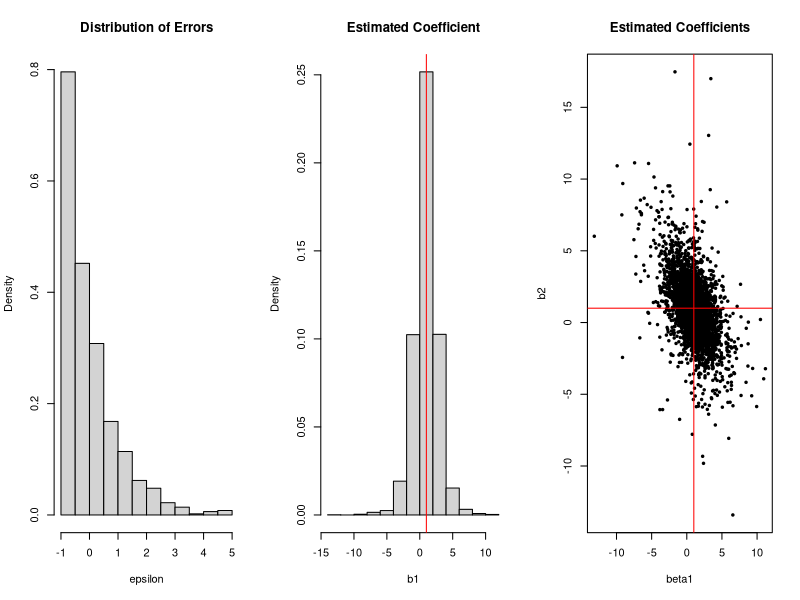
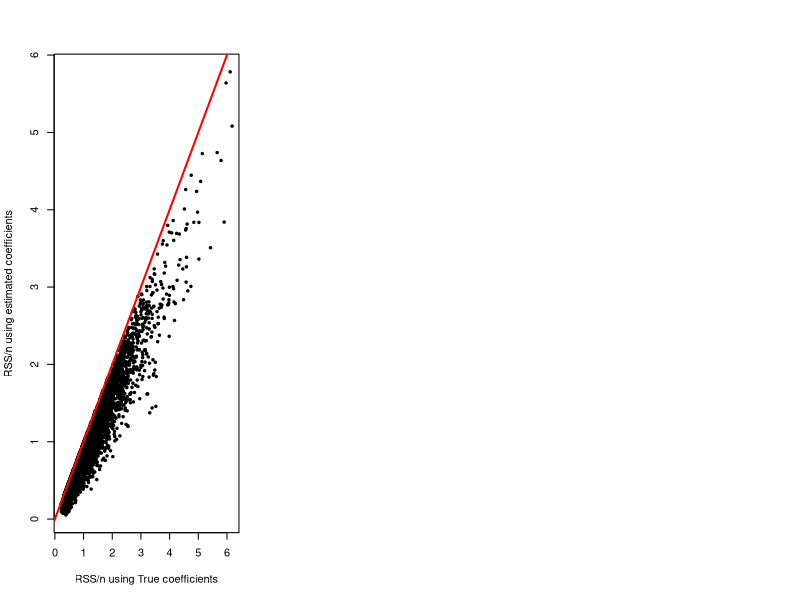
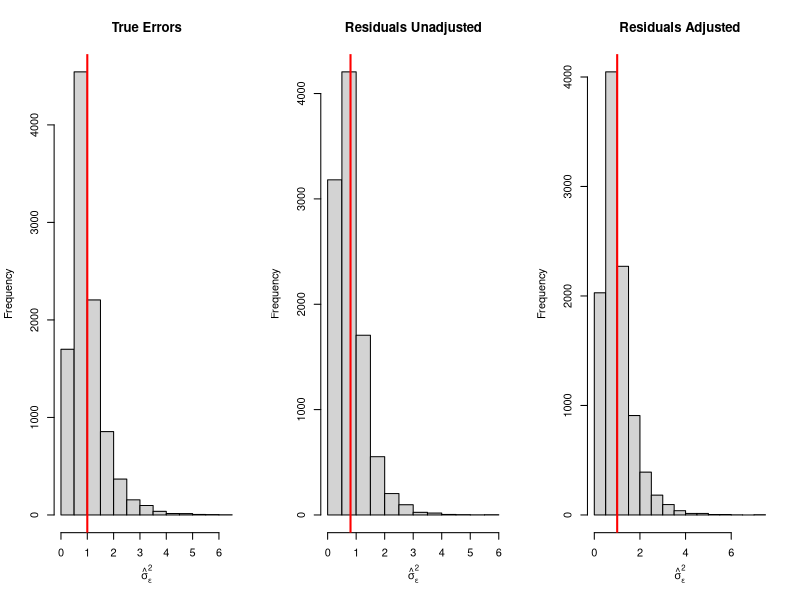
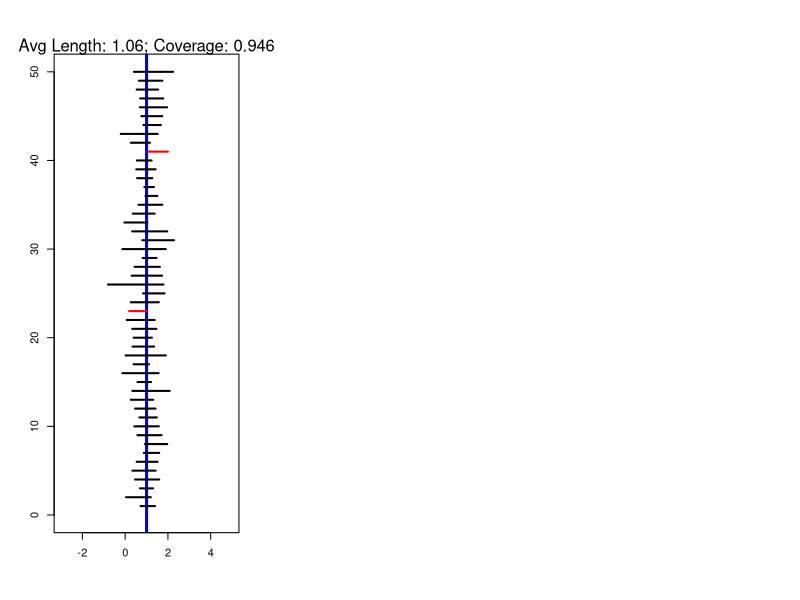
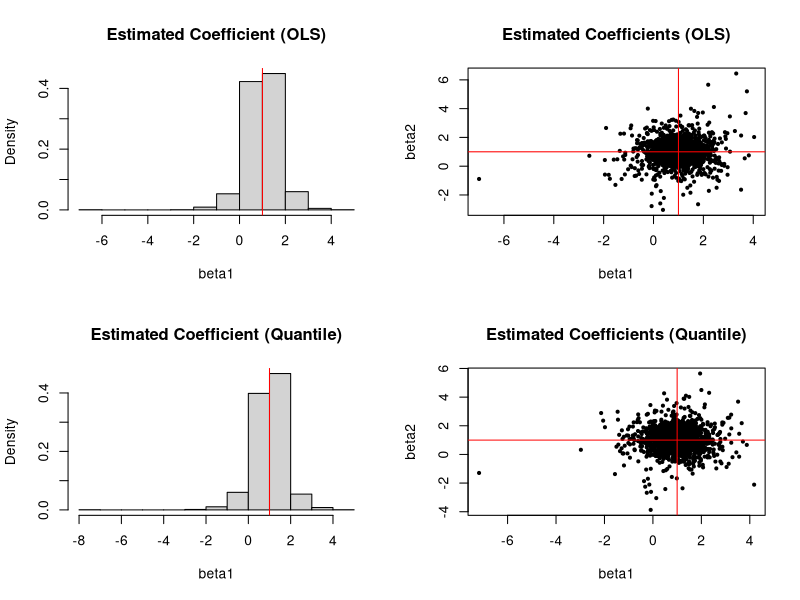

Source code (R) for these figures, in order:
## ---- chunk 1
knitr::opts_chunk$set(echo = TRUE)
## ---- chunk 2

prob.curry <- .427
prob.ionescu <- .377

## Number of games we will simulate
sim.size <- 1000
## number of free throws in each game
num.shots <- 10



winner <- rep("", sim.size)

for(i in 1:sim.size){

  # Number of succesful free throws for durant
  curry <- rbinom(n = 1, size = num.shots, prob = prob.curry)
# Number of succesful free throws for beal
  ionescu <- rbinom(n = 1, size = num.shots, prob = prob.ionescu)

if(curry > ionescu){
  winner[i] <- "curry"
  } else if (ionescu > curry){
    winner[i] <- "ionescu"
  } else{
    winner[i] <- "tie"
  }
}
table(winner) / sim.size



## ---- chunk 3
#### Change the code below ####

# number of observations in the sample
n <- 8
# number of covariates (must be less than n)
p <- 3
# standard deviation of the X values
x.sd <- 1
# covariance of the X values (choose a positive value less than x.sd)
rho <- .95

# distribution of the errors (choose either "normal" or "gamma" or "T")
# gamma distribution is skewed, T distribution has outliers 
errDist <- "gamma"

# Standard deviation of the epsilon terms
err.sd <- 1



#### Don't change the code below ####
# Number of times we will simulate a new data set
sim.size <- 5000
# True coefficients
beta <- rep(1, p)
rec <- matrix(0, sim.size, p)
# Covariance matrix of X
cov.mat <- matrix(rho, p,p); diag(cov.mat) <- x.sd^2

# Helper function to draw errors
drawErrors <- function(n, sd = 1, type = "normal"){
  if(type == "normal"){
    err <- rnorm(n)
  } else if (type == "gamma"){
    err <- rgamma(n, 1, 1) - 1
  } else if (type == "T"){
    err <- rt(n, df = 3)
  }
  return(err * sd)
}

for(i in 1:sim.size){
  X <- mvtnorm::rmvnorm(n, sigma = cov.mat)
  Y <- X %*% beta + drawErrors(n, sd = err.sd, type = errDist)

  mod1 <- lm(Y~X - 1)
  rec[i, ] <- mod1$coefficients
}

par(mfrow = c(1,3))
hist(drawErrors(1000, sd = err.sd, type = errDist), main = "Distribution of Errors", xlab = "epsilon", freq = F)
hist(rec[, 1], main = "Estimated Coefficient", xlab = "b1", freq = F)
abline( v = 1, col = "red")
if(p > 1){
  plot(rec[ ,1], rec[ ,2], xlab = "beta1", ylab = "b2", main = "Estimated Coefficients", pch = 19, cex = .5)  
  abline(v = 1, h = 1, col = "red")
}



## ---- chunk 4
#### Change the code below ####

# number of observations in the sample
n <- 20
# number of covariates (must be less than n)
p <- 3
# standard deviation of the X values
x.sd <- 1
# covariance of the X values (choose a positive value less than x.sd)
rho <- 0

# distribution of the errors (choose either "normal" or "gamma" or "T")
# gamma distribution is skewed, T distribution has outliers 
errDist <- "gamma"

# Standard deviation of the epsilon terms
err.sd <- 1



#### Don't change the code below ####
# Number of times we will simulate a new data set
sim.size <- 10000
# True coefficients
beta <- rep(1, p)
rec <- matrix(0, sim.size, 5)
# Covariance matrix of X
cov.mat <- matrix(rho, p,p); diag(cov.mat) <- x.sd^2

# Helper function to draw errors
drawErrors <- function(n, sd = 1, type = "normal"){
  if(type == "normal"){
    err <- rnorm(n)
  } else if (type == "gamma"){
    err <- rgamma(n, 1, 1) - 1
  } else if (type == "T"){
    err <- rt(n, df = 3)
  }
  return(err * sd)
}

for(i in 1:sim.size){
  X <- mvtnorm::rmvnorm(n, sigma = cov.mat)
  errs <- drawErrors(n, sd = err.sd, type = errDist)
  Y <- X %*% beta + errs

  mod1 <- lm(Y ~ X)
  # RSS(b) / n: we can calculate this using the true errors, which we know because
  # it's a simulation, but in practice we would need to know the true coefficients
  # to calculate the true errors
  true_errors <- sum(errs^2) / n
  
  # RSS(b hat) / n: we can calculate this using the residuals, but we don't 
  # adjust for the fact that we are using residuals and not the true errors
  resid_unadjust <- sum(mod1$res^2) / n
  
  # RSS(b hat) / (n-p): we can calculate this using the residuals, and now we
  # adjust for the fact that we are using residuals and not the true errors
  resid_adjust <- sum(mod1$res^2) / (n-p - 1)
  
  # record each of the estimators
  rec[i, ] <- c(true_errors,
                resid_unadjust,
                resid_adjust, mean(errs^2), mean(mod1$residuals^2))
}


## ---- chunk 5
plot(rec[,4], rec[,5], xlab = "RSS/n using True coefficients", ylab = "RSS/n using estimated coefficients", pch = 19, cex  = .5)
abline(a = 0, b = 1, lwd= 2, col = "Red")

## ---- chunk 6
par(mfrow = c(1,3))
# We're using some fancy code to label the axis
# We won't cover this because of time, but the following is a good tutorial
# if you are interested in learning more:
# https://www.dataanalytics.org.uk/axis-labels-in-r-plots-using-expression/

# Histogram of estimator using true errors
hist(rec[, 1], main = "True Errors", xlab = expression(hat(sigma)[epsilon]^2))
# draw a red vertical line at the mean
abline(v = mean(rec[, 1]), col = "red", lwd = 2)

# Histogram of estimator using residuals, but unadjusted
hist(rec[, 2], main = "Residuals Unadjusted", xlab = expression(hat(sigma)[epsilon]^2))
# draw a red vertical line at the mean
abline(v = mean(rec[, 2]), col = "red", lwd = 2)

# Histogram of estimator using residuals, but adjusted
hist(rec[, 3], main = "Residuals Adjusted", xlab = expression(hat(sigma)[epsilon]^2))
# draw a red vertical line at the mean
abline(v = mean(rec[, 3]), col = "red", lwd = 2)
## ---- chunk 7
# mean and variance of the estimator using the true errors
print("Using true coefficients")
mean(rec[, 1])
var(rec[, 1])

# mean and variance of the estimator using the residuals but not adjusting
print("Using estimated coefficients without adjusting")
mean(rec[, 2])
var(rec[, 2])

# mean and variance of the estimator using the residuals and adjusting
print("Using estimated coefficients with adjusting")
mean(rec[, 3])
var(rec[, 3])

## ---- chunk 8
# number of observations in the sample
n <- 20
# number of covariates (must be less than n)
p <- 5

# Draw p covariates which are all independent of each other
X <- mvtnorm::rmvnorm(n, sigma = diag(p))

# The true coefficients are 1
beta <- rep(1, p)
# draw Y with no Y intercept and Gaussian errors
Y <- X %*% beta + rnorm(n)

# fit the model
mod1 <- lm(Y~X1 + X2 + X3 + X4 + X5, data = data.frame(X))

# The confidence interval for each coefficient can be calculated using confint
confint(mod1, level = .95)

## ---- chunk 9
## The confidence interval for conditional mean
# covariate values at which to get confidence interval for conditional mean
newdf <- data.frame(X1 = 1, X2 = 5, X3 = .5, X4 = 2, X5 = .5)
predict(mod1, newdata = newdf, interval = "confidence")

## The prediction interval
# covariate values at which to get prediction interval
newdf <- data.frame(X1 = 1, X2 = 5, X3 = .5, X4 = 2, X5 = .5)
predict(mod1, newdata = newdf, interval = "prediction")


## ---- chunk 10
#### Change the code below ####

# number of observations in the sample
n <- 20
# number of covariates (must be less than n)
p <- 3
# standard deviation of the X values
x.sd <- 1
# covariance of the X values (choose a positive value less than x.sd)
rho <- .2

# distribution of the errors (choose either "normal" or "gamma" or "T")
# gamma distribution is skewed, T distribution has outliers 
errDist <- "gamma"

# Standard deviation of the epsilon terms
err.sd <- 1

# The target proportion of times that the confidence interval should contain the truth
ci_level <- .95


#### Don't change the code below ####
# Number of times we will simulate a new data set
sim.size <- 5000
# True coefficients
beta <- rep(1, p)
ci <- matrix(0, sim.size, 2)
# Covariance matrix of X
cov.mat <- matrix(rho, p,p); diag(cov.mat) <- x.sd^2

# Helper function to draw errors
drawErrors <- function(n, sd = 1, type = "normal"){
  if(type == "normal"){
    err <- rnorm(n)
  } else if (type == "gamma"){
    err <- rgamma(n, 1, 1) - 1
  } else if (type == "T"){
    err <- rt(n, df = 3)
  }
  return(err * sd)
}

for(i in 1:sim.size){
  X <- mvtnorm::rmvnorm(n, sigma = cov.mat)
  Y <- X %*% beta + drawErrors(n, sd = err.sd, type = errDist)

  mod1 <- lm(Y~X)
  
  ### use confint
  confidence_interval <- confint(mod1, level = ci_level)
  ci[i, ] <- confidence_interval[2, ]
}


avgLength <- mean(ci[,2] - ci[,1])
coverage <- mean(ci[,1] < 1 & ci[,2] > 1)
plot(-5, 5, xlim = c(-3, 5), ylim = c(0, 50), xlab = "", ylab = "")
abline(v = 1, col = "blue", lwd = 3)
# only plot 50 of the 5000 replications
for(i in 1:50){
  segments(ci[i, 1], i, ci[i, 2], i, col = ifelse(ci[i,1] < 1 & ci[i,2] > 1, "black", "red"), lwd =2)
}
mtext(paste("Avg Length: ", round(avgLength, 2), "; Coverage: ", round(coverage,3), sep = ""), cex = 1)

## ---- chunk 11
#### Change the code below ####

# number of observations in the sample
n <- 10
# number of covariates (must be less than n)
p <- 3
# standard deviation of the X values
x.sd <- 1
# covariance of the X values (choose a positive value less than x.sd)
rho <- 0

# distribution of the errors (choose either "normal" or "gamma" or "T")
# gamma distribution is skewed, T distribution has outliers 
errDist <- "T"

# Standard deviation of the epsilon terms
err.sd <- 1



#### Don't change the code below ####
# Number of times we will simulate a new data set
sim.size <- 2000
# True coefficients
beta <- rep(1, p)
recOLS <- recQR <- matrix(0, sim.size, (p + 1))
# Covariance matrix of X
cov.mat <- matrix(rho, p,p); diag(cov.mat) <- x.sd^2

# Helper function to draw errors
drawErrors <- function(n, sd = 1, type = "normal"){
  if(type == "normal"){
    err <- rnorm(n)
  } else if (type == "gamma"){
    err <- rgamma(n, 1, 1) - 1
  } else if (type == "T"){
    err <- rt(n, df = 3)
  }
  return(err * sd)
}

for(i in 1:sim.size){
  X <- mvtnorm::rmvnorm(n, sigma = cov.mat)
  Y <- X %*% beta + drawErrors(n, sd = err.sd, type = errDist)

  mod1 <- lm(Y~X)
  mod2 <- quantreg::rq(Y~X)
  recOLS[i, ] <- mod1$coefficients
  recQR[i, ] <- mod2$coefficients
}

par(mfrow = c(2,2))
hist(recOLS[, 2], main = "Estimated Coefficient (OLS)", xlab = "beta1", freq = F)
abline( v = 1, col = "red")
if(p > 1){
  plot(recOLS[ ,2], recOLS[ ,3], xlab = "beta1", ylab = "beta2", main = "Estimated Coefficients (OLS)", pch = 19, cex = .5)  
  abline(v = 1, h = 1, col = "red")
}

hist(recQR[, 2], main = "Estimated Coefficient (Quantile)", xlab = "beta1", freq = F)
abline( v = 1, col = "red")
if(p > 1){
  plot(recQR[ , 2], recQR[ , 3], xlab = "beta1", ylab = "beta2", main = "Estimated Coefficients (Quantile)", pch = 19, cex = .5)  
  abline(v = 1, h = 1, col = "red")
}


## ---- chunk 12
cat("OLS: ")
mean((recOLS[, 2] - 1)^2)
cat("QR: ")
mean((recQR[, 2] - 1)^2)
